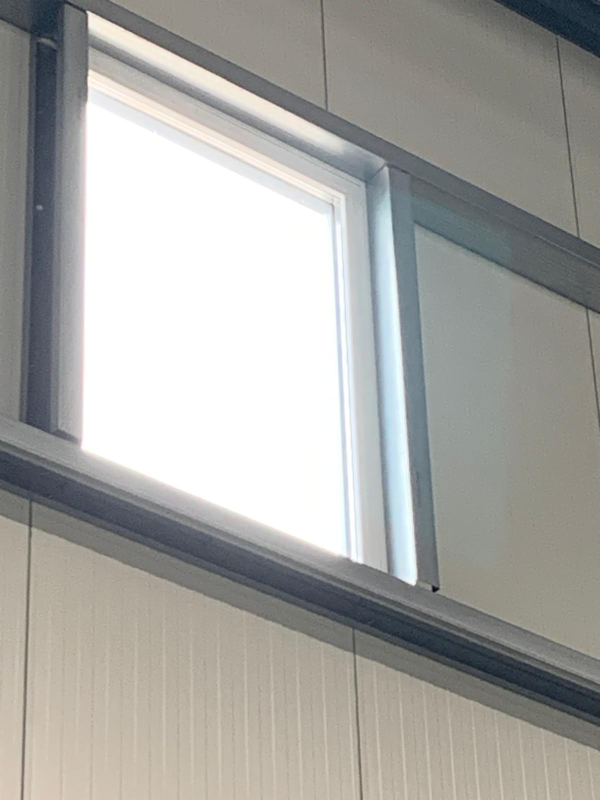
#> input picture shared/sources/images/WhatsApp Image 2026-09-02 at 11.57.21 (1).jpeg, 1200 x 1600 px (shown at 1/2 size); its folder holds 2 pictures in this run
$ python review_new_media.py
#> lines starting #> are read from the running program, lines starting #| are printed output that depends on the picture
"""Create a non-destructive review package for the September 2026 media set."""
from __future__ import annotations

import hashlib
import json
from datetime import datetime, timezone
from pathlib import Path

import cv2
from PIL import Image, ImageDraw, ImageOps


ROOT = Path(__file__).resolve().parents[1]
SHARED = ROOT.parent / "shared"
IMAGE_PATTERN = "WhatsApp Image 2026-09-02*.jpeg"
VIDEO_PATTERN = "WhatsApp Video 2026-09-02*.mp4"
THUMBNAIL_SIZE = (320, 240)
SAMPLES_PER_VIDEO = 12


def _sha256(path: Path) -> str:
    digest = hashlib.sha256()
    with path.open("rb") as source:
        for block in iter(lambda: source.read(1024 * 1024), b""):
            digest.update(block)
    return digest.hexdigest()


def _output_directory() -> Path:
    stamp = datetime.now().strftime("%Y%m%d_%H%M%S_%f")
    output = ROOT / "outputs" / ("new_media_review_" + stamp)
    output.mkdir(parents=True, exist_ok=False)
    return output


def _labelled_thumbnail(image: Image.Image, label: str) -> Image.Image:
    thumbnail = ImageOps.contain(image.convert("RGB"), THUMBNAIL_SIZE)
    canvas = Image.new("RGB", (THUMBNAIL_SIZE[0], THUMBNAIL_SIZE[1] + 32), "white")
    x = (THUMBNAIL_SIZE[0] - thumbnail.width) // 2
    y = (THUMBNAIL_SIZE[1] - thumbnail.height) // 2
    canvas.paste(thumbnail, (x, y))
    ImageDraw.Draw(canvas).text((6, THUMBNAIL_SIZE[1] + 8), label, fill="black")
    return canvas


def _contact_sheet(items: list[tuple[Image.Image, str]], target: Path, title: str) -> None:
    columns = 4
    tile_width, tile_height = THUMBNAIL_SIZE[0], THUMBNAIL_SIZE[1] + 32
    rows = max(1, (len(items) + columns - 1) // columns)
    sheet = Image.new("RGB", (columns * tile_width, 38 + rows * tile_height), "white")
    draw = ImageDraw.Draw(sheet)
    draw.text((8, 10), title, fill="black")
    for index, (image, label) in enumerate(items):
        tile = _labelled_thumbnail(image, label)
        x = (index % columns) * tile_width
        y = 38 + (index // columns) * tile_height
        sheet.paste(tile, (x, y))
    sheet.save(target, format="PNG")


def _image_records(output: Path) -> list[dict]:
    source_paths = sorted((SHARED / "sources" / "images").glob(IMAGE_PATTERN))
    contact_items: list[tuple[Image.Image, str]] = []
    records = []
    for path in source_paths:
        with Image.open(path) as source:
#> source is the input picture: PIL image 1200x1600 RGB; mean R, G, B 167.3, 166.9, 163.1
            image = source.copy()
        contact_items.append((image, path.name))
        records.append({
            "source": str(path.relative_to(ROOT.parent)).replace("\\", "/"),
            "sha256": _sha256(path),
            "bytes": path.stat().st_size,
            "pixel_size": [image.width, image.height],
        })
    sheets = output / "image_contact_sheets"
    sheets.mkdir()
    for start in range(0, len(contact_items), 20):
        end = min(start + 20, len(contact_items))
        _contact_sheet(
            contact_items[start:end],
            sheets / ("whatsapp_images_%02d_%02d.png" % (start + 1, end)),
            "WhatsApp images %d-%d" % (start + 1, end),
        )
#> this loop made 1 pass
#> (end, columns in _contact_sheet, tile_width in _contact_sheet, tile_height in _contact_sheet, rows in _contact_sheet) on pass 1: (1, 4, 320, 272, 1)
#> pass 1, in _labelled_thumbnail, `thumbnail = ImageOps.contain(image.convert("RGB"), THUMBNAIL_SIZE)`:
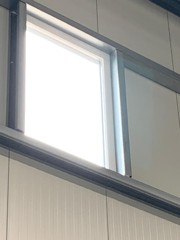
#> thumbnail: PIL image 180x240 RGB; mean R, G, B 167.3, 166.9, 163.1
#> pass 1, in _contact_sheet, `sheet.save(target, format="PNG")`:
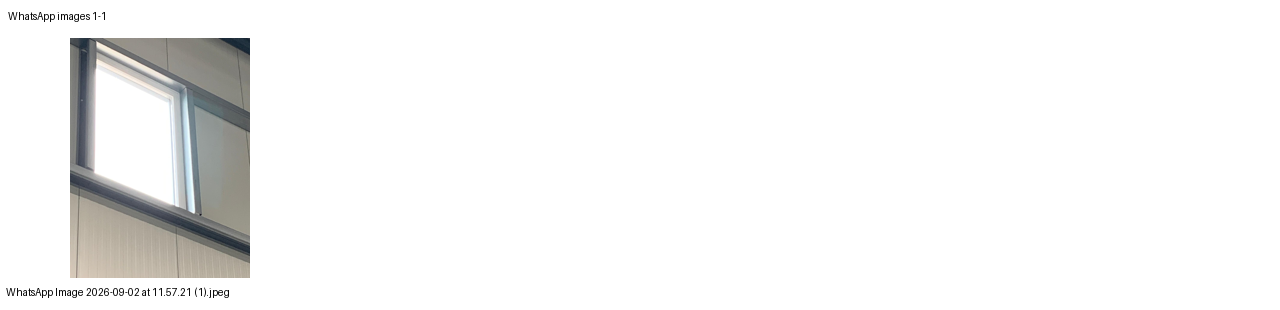
#> saved as whatsapp_images_01_01.png: PIL image 1280x310 RGB; mean R, G, B 245, 244.9, 244.5
    return records


def _video_metadata(capture: cv2.VideoCapture) -> dict:
    frame_count = int(capture.get(cv2.CAP_PROP_FRAME_COUNT))
    fps = float(capture.get(cv2.CAP_PROP_FPS))
    width = int(capture.get(cv2.CAP_PROP_FRAME_WIDTH))
    height = int(capture.get(cv2.CAP_PROP_FRAME_HEIGHT))
    duration_seconds = frame_count / fps if frame_count > 0 and fps > 0 else None
    return {
        "frame_count": frame_count,
        "frames_per_second": fps,
        "duration_seconds": duration_seconds,
        "pixel_size": [width, height],
    }


def _video_records(output: Path) -> list[dict]:
    source_paths = sorted((SHARED / "sources" / "video").glob(VIDEO_PATTERN))
    samples_root = output / "video_samples"
    samples_root.mkdir()
    records = []
    for video_index, path in enumerate(source_paths, start=1):
        capture = cv2.VideoCapture(str(path))
        if not capture.isOpened():
            records.append({
                "source": str(path.relative_to(ROOT.parent)).replace("\\", "/"),
                "sha256": _sha256(path),
                "bytes": path.stat().st_size,
                "decode_status": "FAILED_TO_OPEN",
            })
            continue
        try:
            metadata = _video_metadata(capture)
            frame_count = metadata["frame_count"]
            sample_dir = samples_root / ("video_%02d" % video_index)
            sample_dir.mkdir()
            contact_items: list[tuple[Image.Image, str]] = []
            samples = []
            for sample_index in range(SAMPLES_PER_VIDEO):
                frame_index = round(sample_index * max(0, frame_count - 1) / max(1, SAMPLES_PER_VIDEO - 1))
                capture.set(cv2.CAP_PROP_POS_FRAMES, frame_index)
                ok, frame = capture.read()
                if not ok:
                    continue
                image = Image.fromarray(cv2.cvtColor(frame, cv2.COLOR_BGR2RGB))
                time_seconds = frame_index / metadata["frames_per_second"] if metadata["frames_per_second"] else None
                frame_path = sample_dir / ("frame_%02d.png" % (sample_index + 1))
                image.save(frame_path, format="PNG")
                label = "%02d  %.2fs" % (sample_index + 1, time_seconds) if time_seconds is not None else "%02d" % (sample_index + 1)
                contact_items.append((image, label))
                samples.append({
                    "frame_index": frame_index,
                    "time_seconds": time_seconds,
                    "review_frame": str(frame_path.relative_to(output)).replace("\\", "/"),
                })
            contact_path = sample_dir / "contact_sheet.png"
            _contact_sheet(contact_items, contact_path, path.name)
            records.append({
                "source": str(path.relative_to(ROOT.parent)).replace("\\", "/"),
                "sha256": _sha256(path),
                "bytes": path.stat().st_size,
                "decode_status": "PASS",
                "metadata": metadata,
                "contact_sheet": str(contact_path.relative_to(output)).replace("\\", "/"),
                "samples": samples,
            })
        finally:
            capture.release()
    return records


def _duplicate_groups(records: list[dict]) -> list[list[str]]:
    grouped: dict[str, list[str]] = {}
    for record in records:
        grouped.setdefault(record["sha256"], []).append(record["source"])
    return [paths for paths in grouped.values() if len(paths) > 1]


def main() -> Path:
    output = _output_directory()
    images = _image_records(output)
    videos = _video_records(output)
    report = {
        "status": "PASS_REVIEW_ARTIFACTS_CREATED",
        "generated_utc": datetime.now(timezone.utc).isoformat(),
        "source_patterns": ["shared/sources/images/" + IMAGE_PATTERN, "shared/sources/video/" + VIDEO_PATTERN],
        "images": images,
        "videos": videos,
        "exact_duplicate_groups": _duplicate_groups(images + videos),
        "source_files_modified": False,
    }
    target = output / "media_review_index.json"
    target.write_text(json.dumps(report, indent=2), encoding="utf-8")
    print(target)
    return target


if __name__ == "__main__":
    main()

$ run again, on shared/sources/images/WhatsApp Image 2026-09-02 at 11.57.21.jpeg
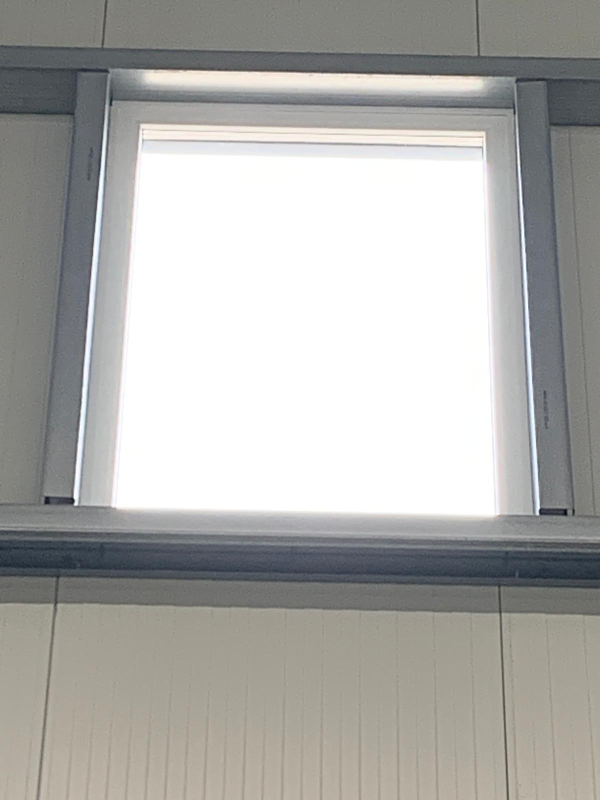
#> input picture shared/sources/images/WhatsApp Image 2026-09-02 at 11.57.21.jpeg, 1200 x 1600 px (shown at 1/2 size)
#> in _image_records, source is the input picture: PIL image 1200x1600 RGB; mean R, G, B 173.9, 173.5, 170.6
#> the loop in _image_records, `for start in range(0, len(contact_items), 20):` made 1 pass
#> (end, columns in _contact_sheet, tile_width in _contact_sheet, tile_height in _contact_sheet, rows in _contact_sheet) on pass 1: (1, 4, 320, 272, 1)
#> pass 1, in _labelled_thumbnail, `thumbnail = ImageOps.contain(image.convert("RGB"), THUMBNAIL_SIZE)`:
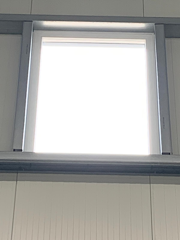
#> thumbnail: PIL image 180x240 RGB; mean R, G, B 173.9, 173.4, 170.6
#> pass 1, in _contact_sheet, `sheet.save(target, format="PNG")`:
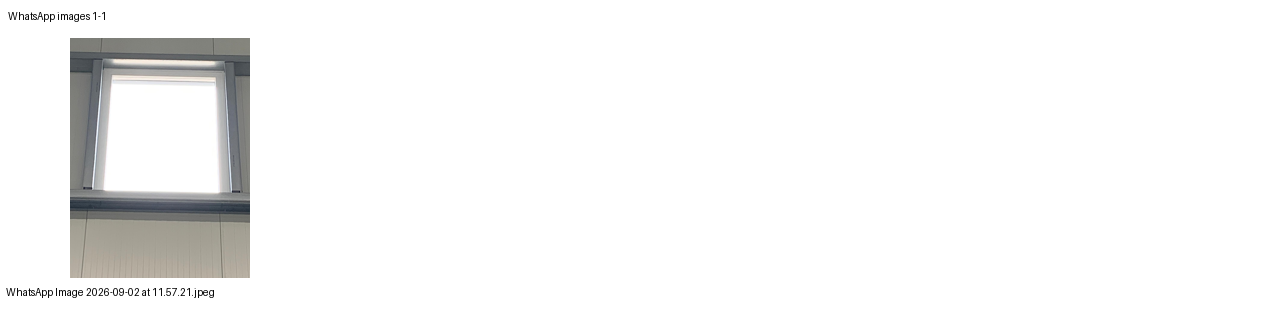
#> saved as whatsapp_images_01_01.png: PIL image 1280x310 RGB; mean R, G, B 245.7, 245.7, 245.4

$ run again, on shared/sources/images/WhatsApp Image 2026-09-02 at 11.57.22 (1).jpeg
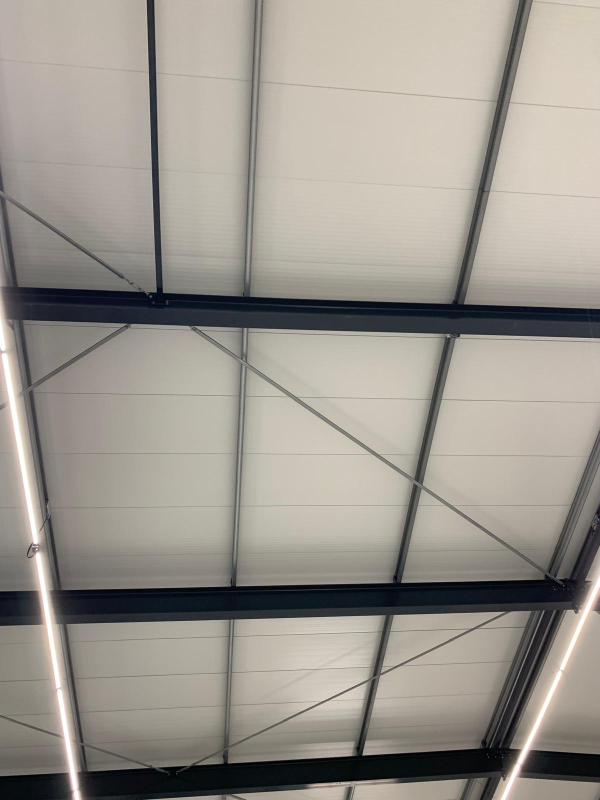
#> input picture shared/sources/images/WhatsApp Image 2026-09-02 at 11.57.22 (1).jpeg, 1200 x 1600 px (shown at 1/2 size)
#> in _image_records, source is the input picture: PIL image 1200x1600 RGB; mean R, G, B 154.8, 149.8, 141.8
#> the loop in _image_records, `for start in range(0, len(contact_items), 20):` made 1 pass
#> (end, columns in _contact_sheet, tile_width in _contact_sheet, tile_height in _contact_sheet, rows in _contact_sheet) on pass 1: (1, 4, 320, 272, 1)
#> pass 1, in _labelled_thumbnail, `thumbnail = ImageOps.contain(image.convert("RGB"), THUMBNAIL_SIZE)`:
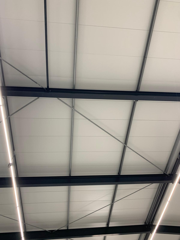
#> thumbnail: PIL image 180x240 RGB; mean R, G, B 154.8, 149.8, 141.8
#> pass 1, in _contact_sheet, `sheet.save(target, format="PNG")`:
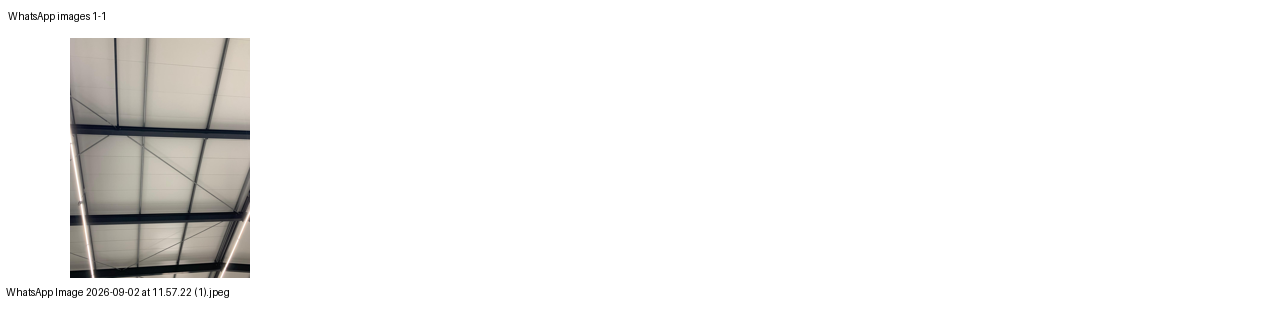
#> saved as whatsapp_images_01_01.png: PIL image 1280x310 RGB; mean R, G, B 243.6, 243.1, 242.2
